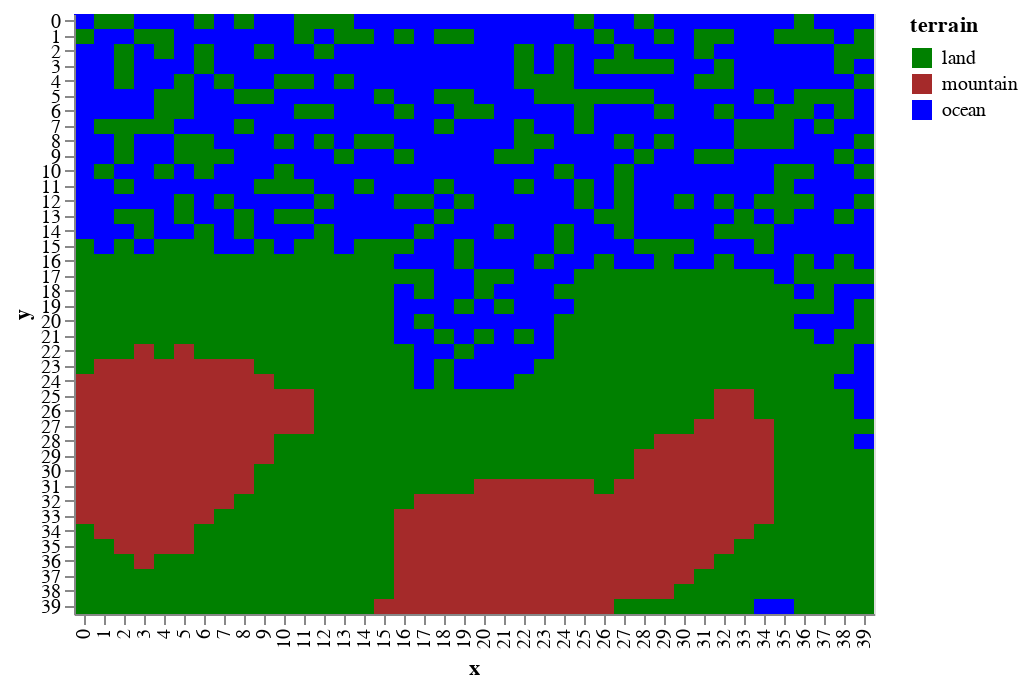

The code cell stored with this chart in its notebook:
### Code cell
draw.drawTerrainTypes(geo_world.grid_elevation,geo_world.landscape)

### Figure 1 — Vega-Lite specification as saved in the notebook (floating-point values rounded to 4 significant figures; data arrays with more than 128 entries replaced by an {"elided": "..."} marker saying what was removed)
{"$schema": "https://vega.github.io/schema/vega-lite/v2.6.0.json", "config": {"view": {"height": 300, "width": 400}}, "data": {"name": "data-ca09eca0ce37b7f58e2e06e14e5c7cdb"}, "datasets": {"data-ca09eca0ce37b7f58e2e06e14e5c7cdb": {"elided": "1600 records"}}, "encoding": {"color": {"field": "terrain", "scale": {"domain": ["land", "mountain", "ocean"], "range": ["green", "brown", "blue"]}, "type": "nominal"}, "x": {"field": "x", "type": "ordinal"}, "y": {"field": "y", "type": "ordinal"}}, "mark": "rect"}
